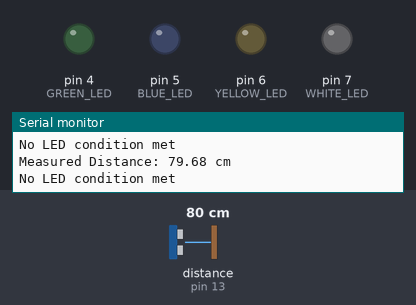
Recording of a sketch running on a simulated Arduino Uno, built with avr-gcc and run on an emulated ATmega328P. Shown: output pins drawn as LEDs (lit = HIGH), the last lines printed to the serial monitor. Wiring (inferred from the names in the program): ultrasonic range finder: trigger pin 10; echo pin 13. The inputs (shaded band) are chosen by the test bench; at power-on: distance to the obstacle (sensor on pin 13) 80 cm. The echo pulse lasts 58.3 µs per cm; pins used as bus, display or sensor lines are not drawn.

Above: at 1.3 s.
1.4 s: distance to the obstacle (sensor on pin 13) set to 23 cm
2.9 s: distance to the obstacle (sensor on pin 13) set to 19 cm
At 3.8 s:
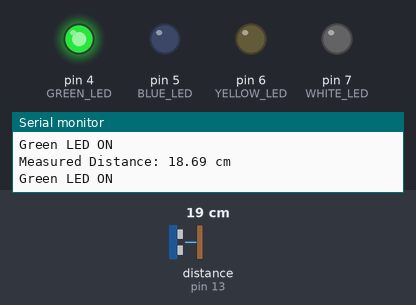
4.5 s: distance to the obstacle (sensor on pin 13) set to 14 cm
At 5.2 s:
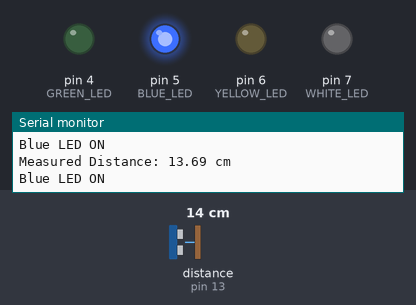
6.0 s: distance to the obstacle (sensor on pin 13) set to 12 cm
9.0 s: distance to the obstacle (sensor on pin 13) set to 9 cm
At 10.2 s:
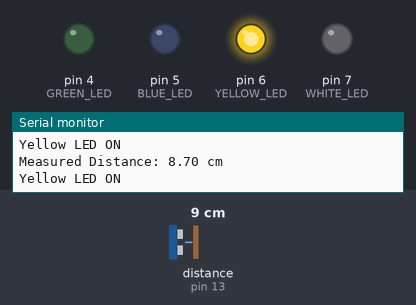
10.5 s: distance to the obstacle (sensor on pin 13) set to 4 cm
At 11.8 s:
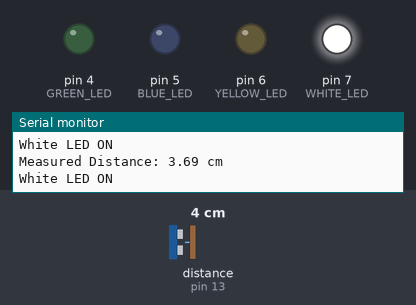
Timing chart, 0 to 13.0 s (numbered marks = the images above; inputs shaded):
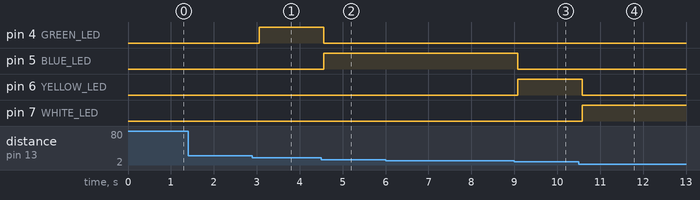

The sketch:

001_ultrasonic_sensor.ino
```cpp
/*
  HC-SR04 Basic Demonstration
  HC-SR04-Basic-Demo.ino
  Demonstrates functions of HC-SR04 Ultrasonic Range Finder
  Displays results on Serial Monitor

  ✅ Features Implemented:
Only 1 LED on at a time, based on distance.

Uses 4 LEDs: White (≤10 cm), Yellow (≤20 cm), Blue (≤50 cm), Green (≤100 cm).

Serial debug messages show which LED is ON or "No LED ON".

*/

// This uses Serial Monitor to display Range Finder distance readings

// Hook up HC-SR04 with Trig to Arduino Pin 10, Echo to Arduino pin 13

#define trigPin     10
#define echoPin     13

#define WHITE_LED   7
#define YELLOW_LED  6
#define BLUE_LED    5
#define GREEN_LED   4

float duration, distance;

void setup() {
  Serial.begin (9600);
  pinMode(trigPin, OUTPUT);
  pinMode(echoPin, INPUT);

  pinMode(WHITE_LED, OUTPUT);
  pinMode(YELLOW_LED, OUTPUT);
  pinMode(BLUE_LED, OUTPUT);
  pinMode(GREEN_LED, OUTPUT);

  // Turn all LEDs off at startup
  digitalWrite(WHITE_LED, LOW);
  digitalWrite(YELLOW_LED, LOW);
  digitalWrite(BLUE_LED, LOW);
  digitalWrite(GREEN_LED, LOW);

  Serial.println("System Ready: Starting Ultrasonic Sensor...");


}
void loop() {
  // Trigger pulse
  digitalWrite(trigPin, LOW);
  delayMicroseconds(2);
  digitalWrite(trigPin, HIGH);
  delayMicroseconds(10);
  digitalWrite(trigPin, LOW);

  // Read echo duration
  duration = pulseIn(echoPin, HIGH);

  // Calculate distance in cm
  distance = (duration / 2.0) * 0.0343;

  Serial.print("Measured Distance: ");
  if (distance >= 400 || distance <= 2) {
    Serial.println("Out of range");
    turnOffAllLEDs();
  } else {
    Serial.print(distance);
    Serial.println(" cm");

    // LED Logic - Only one LED ON at a time
    if (distance <= 5) {
      turnOnLED(WHITE_LED, "White");
    } else if (distance <= 10) {
      turnOnLED(YELLOW_LED, "Yellow");
    } else if (distance <= 15) {
      turnOnLED(BLUE_LED, "Blue");
    } else if (distance <= 20) {
      turnOnLED(GREEN_LED, "Green");
    } else {
      Serial.println("No LED condition met");
      turnOffAllLEDs();
    }
  }

  delay(500);  // Wait before next measurement
}

void turnOnLED(int ledPin, const char* color) {
  turnOffAllLEDs();  // Ensure only one LED is ON
  digitalWrite(ledPin, HIGH);
  Serial.print(color);
  Serial.println(" LED ON");
}

void turnOffAllLEDs() {
  digitalWrite(WHITE_LED, LOW);
  digitalWrite(YELLOW_LED, LOW);
  digitalWrite(BLUE_LED, LOW);
  digitalWrite(GREEN_LED, LOW);
}
```

Measured:
- the behaviour switches between 21 and 20 cm on distance to the obstacle (sensor on pin 13) (found by bisection; images 0 and 1)
- the behaviour switches between 16 and 15 cm on distance to the obstacle (sensor on pin 13) (found by bisection; images 1 and 2)
- the behaviour switches between 11 and 10 cm on distance to the obstacle (sensor on pin 13) (found by bisection; images 2 and 3)
- after the input at 2.9 s, pin 4 (GREEN_LED): LOW → HIGH after 0.15 s
- after the input at 4.5 s, pin 4 (GREEN_LED): HIGH → LOW after 0.06 s; pin 5 (BLUE_LED): LOW → HIGH after 0.06 s
- after the input at 9.0 s, pin 5 (BLUE_LED): HIGH → LOW after 0.08 s; pin 6 (YELLOW_LED): LOW → HIGH after 0.08 s
- after the input at 10.5 s, pin 6 (YELLOW_LED): HIGH → LOW after 0.08 s; pin 7 (WHITE_LED): LOW → HIGH after 0.08 s
